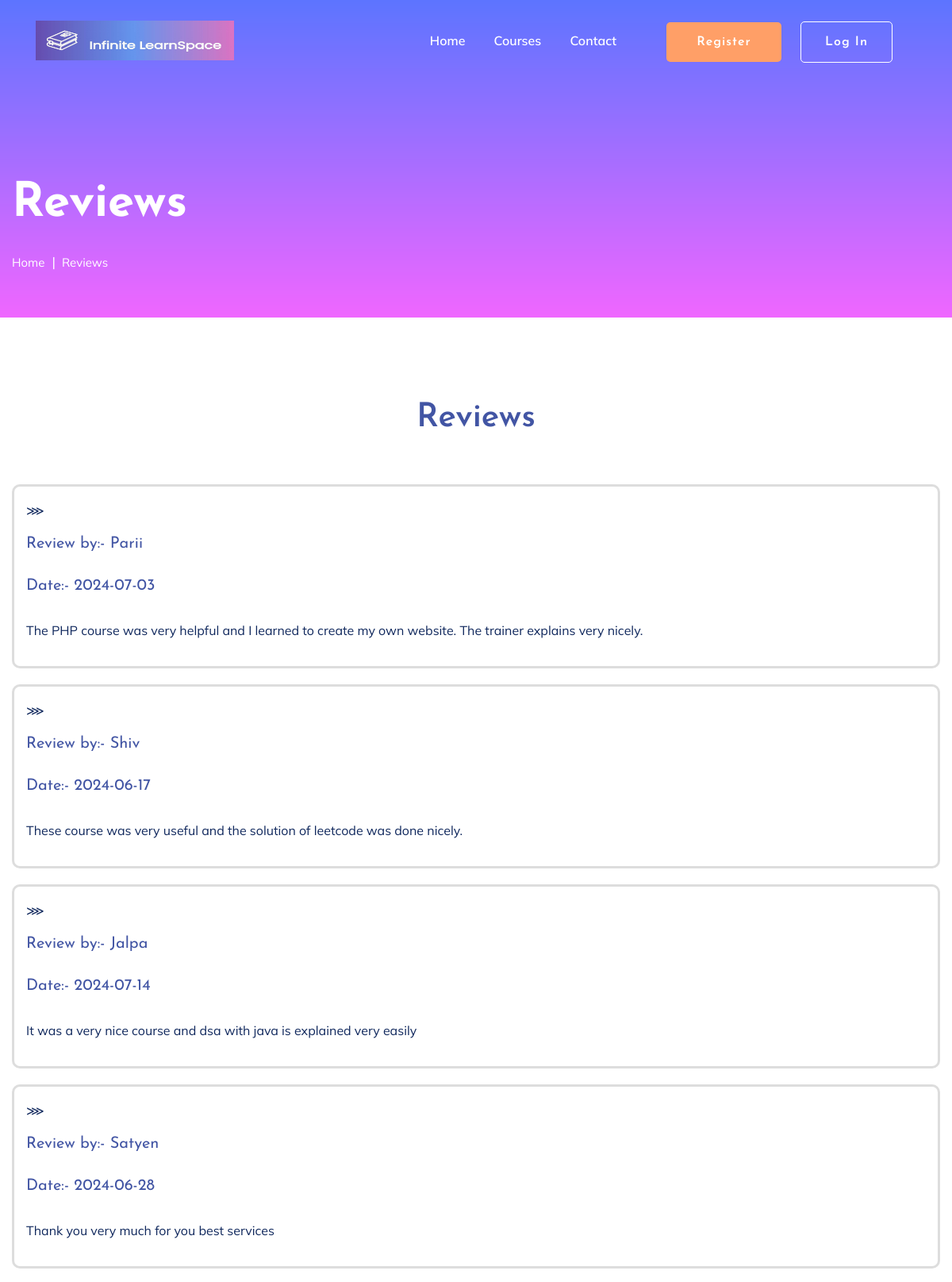
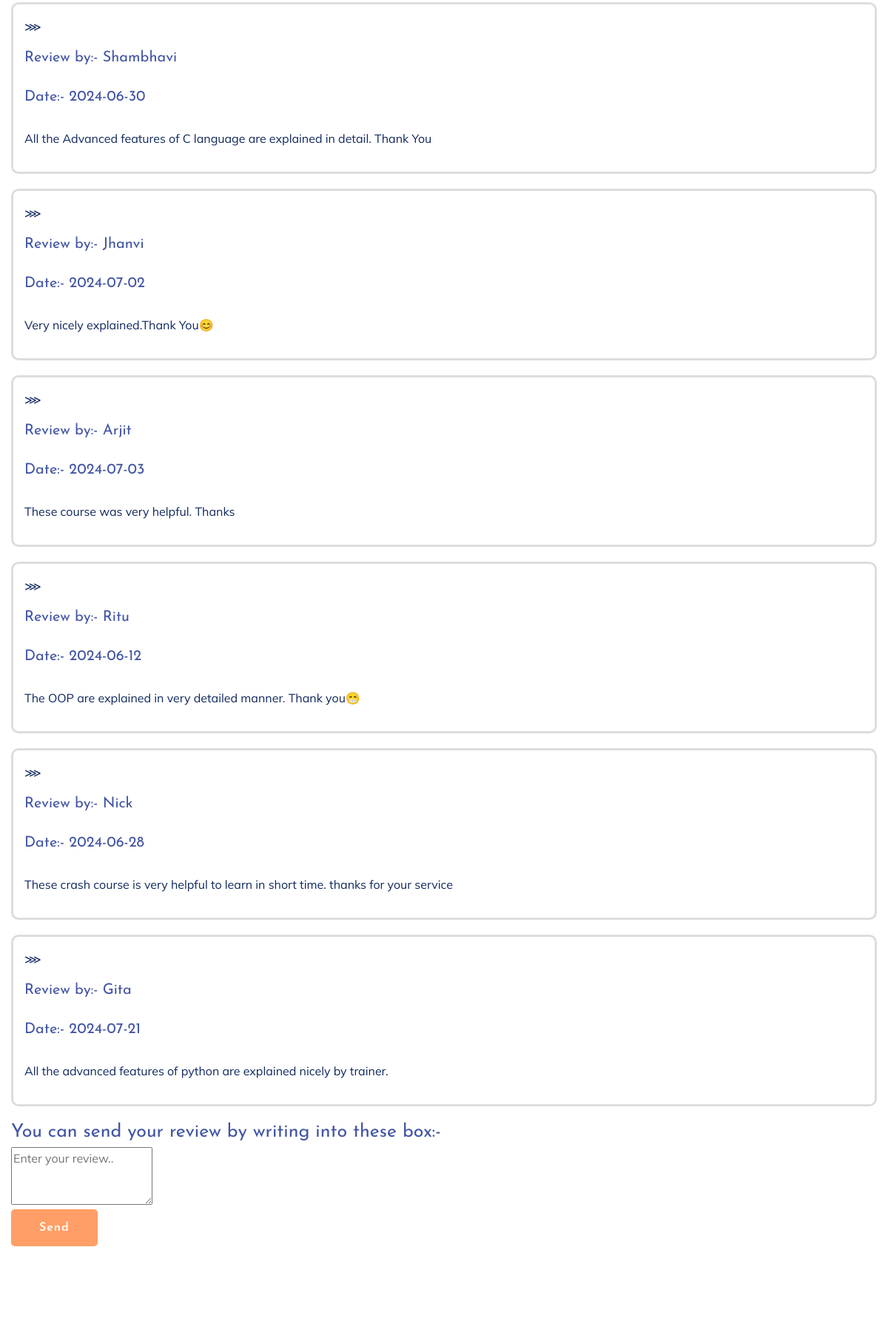
Screenshot of /reviews.php (upper part) with the database file from the repository (2 pictures, top to bottom).
### tables this page shows
CREATE TABLE `users` (
  `uid` int(5) NOT NULL,
  `name` varchar(50) NOT NULL,
  `email` varchar(50) NOT NULL,
  `password` varchar(10) NOT NULL
);

CREATE TABLE `reviews` (
  `rid` int(5) NOT NULL,
  `uid` int(5) NOT NULL,
  `r_date` date NOT NULL,
  `message` mediumtext NOT NULL
);

### reviews.php (the view, shortened to what this page needs)
<?php
    include "header.php";
    include "menu.php";
?>
    <main>
        <section class="slider-area slider-area2">
            <div class="slider-active">
                <div class="single-slider slider-height2">
                    <div class="container">
                        <div class="row">
                            <div class="col-xl-8 col-lg-11 col-md-12">
                                <div class="hero__caption hero__caption2">
                                    <h1 data-animation="bounceIn" data-delay="0.2s">Reviews</h1>
                                    <nav aria-label="breadcrumb">
                                        <ol class="breadcrumb">
                                            <li class="breadcrumb-item"><a href="index.php">Home</a></li>
                                            <li class="breadcrumb-item"><a href="reviews.php">Reviews</a></li>
                                        </ol>
                                    </nav>
                                </div>
                            </div>
                        </div>
                    </div>
                </div>
            </div>
        </section>
        <div class="courses-area section-padding40 fix">
            <div class="container">
                <div class="row justify-content-center">
                    <div class="col-xl-7 col-lg-8">
                        <div class="section-tittle text-center mb-55">
                            <h2>Reviews</h2>
                        </div>
                    </div>
                </div>
                <?php
                $q1="select * from reviews";
                $rs1 = mysqli_query($con,$q1);
                while($row1=mysqli_fetch_array($rs1)){
                    $uid=$row1['uid'];
                    $q2="select * from users where uid='$uid'";
                    $rs2=mysqli_query($con,$q2);
                    while($row2=mysqli_fetch_array($rs2)){
                ?>
                <div class="item">
                <p>⋙</p>
                <h2>Review by:- <?php echo $row2['name']?></h2><br>
                <h2>Date:- <?php echo $row1['r_date']?></h2><br>
                <p><?php echo $row1['message']?></p>
                    </div>
                    <?php
                            }
                         }
                    ?>
                    <div class="section-tittle mb-55">
                    <h1>You can send your review by writing into these box:-</h1>
                    <form action="review-code.php" method="post">
                        <textarea name="review" rows="3" cols="20" placeholder="Enter your review.."></textarea><br>
                        <input type="submit" value="Send" class="btn btn-primary">
                    </form>
                    </div>
                </div>
            </div>
    </main>

### reviews.php (style rules this page uses)
.item { margin-bottom: 20px; padding: 15px; border: 3px solid #ddd; border-radius: 10px; background-color: #fff; transition: box-shadow 0.3s ease; }

### rows the page displays
reviews: r_date "2024-07-03", message "The PHP course was very helpful and I learned to create my own website. The trainer explains very nicely."
users: name "Parii"
reviews: r_date "2024-06-17", message "These course was very useful and the solution of leetcode was done nicely."
users: name "Shiv"
reviews: r_date "2024-07-14", message "It was a very nice course and dsa with java is explained very easily"
users: name "Jalpa"
reviews: r_date "2024-06-28", message "Thank you very much for you best services"
users: name "Satyen"
reviews: r_date "2024-06-30", message "All the Advanced features of C language are explained in detail. Thank You"
users: name "Shambhavi"
reviews: r_date "2024-07-02", message "Very nicely explained.Thank You😊"
users: name "Jhanvi"
reviews: r_date "2024-07-03", message "These course was very helpful. Thanks"
users: name "Arjit"
reviews: r_date "2024-06-12", message "The OOP are explained in very detailed manner. Thank you😁"
users: name "Ritu"
reviews: r_date "2024-06-28", message "These crash course is very helpful to learn in short time. thanks for your service"
users: name "Nick"
reviews: r_date "2024-07-21", message "All the advanced features of python are explained nicely by trainer."
users: name "Gita"
